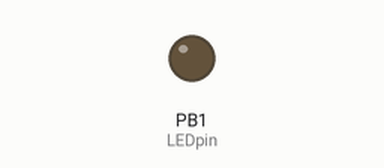
Recording of a sketch running on a simulated ATtiny85, built with avr-gcc and run on an emulated ATtiny85. Parts: output pins drawn as LEDs (lit = HIGH).

Above: at 1.2 s.
At 4.94 s:
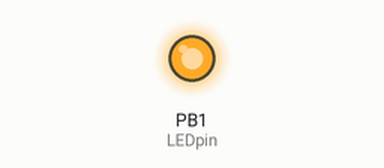
Timing chart, 0 to 5.5 s (numbered marks = the images above):
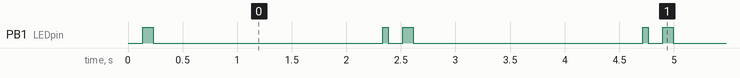

The sketch:

heartbeat_LED_Digispark_version.ino
```cpp
/*  Heartbeat
 *   Paul Badger 2009
 *   Demonstates how to use an array with millis to achieve irregular rhythms
 *   This function still uses one delay but it never leaves the LEDpin / LED in
 *   the ON state.
 */


long heartBeatArray[] = {
    50, 75, 100, 1200};
int hbeatIndex = 1;   // this initialization is important or it starts on the "wrong foot"
long prevMillis;

int LEDpin = 1;


void setup()
{
    Serial.begin(9600);
    pinMode(LEDpin, OUTPUT);


}

void loop()
{
    heartBeat(1.75);   // try changing the parameter
}

void heartBeat(float tempo){
    if ((millis() - prevMillis) > (long)(heartBeatArray[hbeatIndex] * tempo)){
        hbeatIndex++;
        if (hbeatIndex > 3) hbeatIndex = 0;

        if ((hbeatIndex % 2) == 0){
            digitalWrite(LEDpin, HIGH);
            delay((int)heartBeatArray[hbeatIndex]) ;
            digitalWrite(LEDpin, LOW);
        }
        hbeatIndex++;
        // Serial.println(hbeatIndex);
        prevMillis = millis();

    }
}
```

Measured:
- by itself, PB1 (LEDpin): repeats every 2.4 s: LOW 2.1 s, HIGH 0.05 s, LOW 0.13 s, HIGH 0.10 s
- by itself, everything shown: repeats every 2.4 s, in 4 steps
